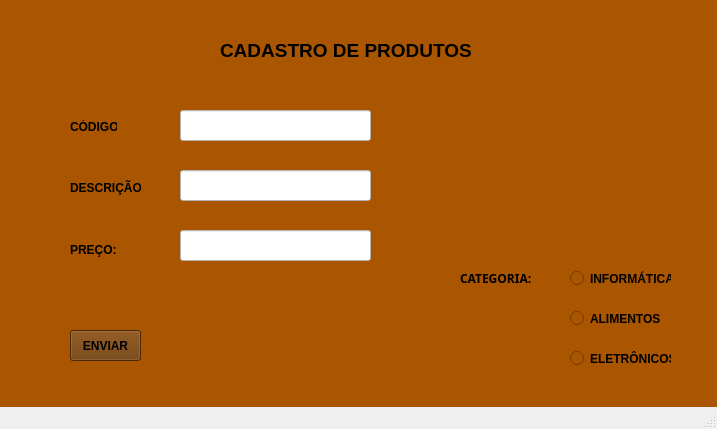
<?xml version="1.0" encoding="UTF-8"?>
<ui version="4.0">
 <class>MainWindow</class>
 <widget class="QMainWindow" name="MainWindow">
  <property name="geometry">
   <rect>
    <x>0</x>
    <y>0</y>
    <width>717</width>
    <height>429</height>
   </rect>
  </property>
  <property name="font">
   <font>
    <family>Times New Roman</family>
   </font>
  </property>
  <property name="windowTitle">
   <string>MainWindow</string>
  </property>
  <property name="autoFillBackground">
   <bool>false</bool>
  </property>
  <widget class="QWidget" name="centralwidget">
   <property name="autoFillBackground">
    <bool>false</bool>
   </property>
   <property name="styleSheet">
    <string notr="true">background-color: rgb(170, 85, 0);</string>
   </property>
   <widget class="QLabel" name="label_2">
    <property name="geometry">
     <rect>
      <x>70</x>
      <y>120</y>
      <width>47</width>
      <height>13</height>
     </rect>
    </property>
    <property name="font">
     <font>
      <family>MS Shell Dlg 2</family>
      <weight>75</weight>
      <bold>true</bold>
     </font>
    </property>
    <property name="text">
     <string>CÓDIGO:</string>
    </property>
   </widget>
   <widget class="QLabel" name="label_3">
    <property name="geometry">
     <rect>
      <x>70</x>
      <y>180</y>
      <width>71</width>
      <height>16</height>
     </rect>
    </property>
    <property name="font">
     <font>
      <family>MS Shell Dlg 2</family>
      <weight>75</weight>
      <bold>true</bold>
     </font>
    </property>
    <property name="text">
     <string>DESCRIÇÃO:</string>
    </property>
   </widget>
   <widget class="QLabel" name="label_4">
    <property name="geometry">
     <rect>
      <x>70</x>
      <y>240</y>
      <width>47</width>
      <height>20</height>
     </rect>
    </property>
    <property name="font">
     <font>
      <family>MS Shell Dlg 2</family>
      <weight>75</weight>
      <bold>true</bold>
     </font>
    </property>
    <property name="text">
     <string>PREÇO:</string>
    </property>
   </widget>
   <widget class="QLabel" name="label_5">
    <property name="geometry">
     <rect>
      <x>460</x>
      <y>270</y>
      <width>91</width>
      <height>16</height>
     </rect>
    </property>
    <property name="font">
     <font>
      <family>Arial Black</family>
      <pointsize>9</pointsize>
      <weight>75</weight>
      <bold>true</bold>
     </font>
    </property>
    <property name="text">
     <string>CATEGORIA:</string>
    </property>
   </widget>
   <widget class="QLabel" name="label">
    <property name="geometry">
     <rect>
      <x>220</x>
      <y>40</y>
      <width>271</width>
      <height>20</height>
     </rect>
    </property>
    <property name="font">
     <font>
      <family>Arial</family>
      <pointsize>14</pointsize>
      <weight>75</weight>
      <bold>true</bold>
     </font>
    </property>
    <property name="text">
     <string>CADASTRO DE PRODUTOS</string>
    </property>
   </widget>
   <widget class="QRadioButton" name="radioButton">
    <property name="geometry">
     <rect>
      <x>570</x>
      <y>270</y>
      <width>101</width>
      <height>17</height>
     </rect>
    </property>
    <property name="font">
     <font>
      <family>MS Shell Dlg 2</family>
      <weight>75</weight>
      <bold>true</bold>
     </font>
    </property>
    <property name="text">
     <string>INFORMÁTICA</string>
    </property>
   </widget>
   <widget class="QRadioButton" name="radioButton_2">
    <property name="geometry">
     <rect>
      <x>570</x>
      <y>310</y>
      <width>101</width>
      <height>17</height>
     </rect>
    </property>
    <property name="font">
     <font>
      <family>MS Shell Dlg 2</family>
      <weight>75</weight>
      <bold>true</bold>
     </font>
    </property>
    <property name="text">
     <string>ALIMENTOS</string>
    </property>
   </widget>
   <widget class="QRadioButton" name="radioButton_3">
    <property name="geometry">
     <rect>
      <x>570</x>
      <y>350</y>
      <width>101</width>
      <height>17</height>
     </rect>
    </property>
    <property name="font">
     <font>
      <family>MS Shell Dlg 2</family>
      <weight>75</weight>
      <bold>true</bold>
     </font>
    </property>
    <property name="text">
     <string>ELETRÔNICOS</string>
    </property>
   </widget>
   <widget class="QPushButton" name="pushButton">
    <property name="geometry">
     <rect>
      <x>70</x>
      <y>330</y>
      <width>71</width>
      <height>31</height>
     </rect>
    </property>
    <property name="font">
     <font>
      <family>MS Shell Dlg 2</family>
      <weight>75</weight>
      <bold>true</bold>
     </font>
    </property>
    <property name="styleSheet">
     <string notr="true">background-color: rgb(106, 53, 0);</string>
    </property>
    <property name="text">
     <string>ENVIAR</string>
    </property>
   </widget>
   <widget class="QLineEdit" name="lineEdit">
    <property name="geometry">
     <rect>
      <x>180</x>
      <y>110</y>
      <width>191</width>
      <height>31</height>
     </rect>
    </property>
    <property name="styleSheet">
     <string notr="true">background-color: rgb(255, 255, 255);</string>
    </property>
   </widget>
   <widget class="QLineEdit" name="lineEdit_2">
    <property name="geometry">
     <rect>
      <x>180</x>
      <y>170</y>
      <width>191</width>
      <height>31</height>
     </rect>
    </property>
    <property name="styleSheet">
     <string notr="true">
background-color: rgb(255, 255, 255);</string>
    </property>
   </widget>
   <widget class="QLineEdit" name="lineEdit_4">
    <property name="geometry">
     <rect>
      <x>180</x>
      <y>230</y>
      <width>191</width>
      <height>31</height>
     </rect>
    </property>
    <property name="styleSheet">
     <string notr="true">
background-color: rgb(255, 255, 255);</string>
    </property>
   </widget>
  </widget>
  <widget class="QMenuBar" name="menubar">
   <property name="geometry">
    <rect>
     <x>0</x>
     <y>0</y>
     <width>717</width>
     <height>21</height>
    </rect>
   </property>
  </widget>
  <widget class="QStatusBar" name="statusbar"/>
 </widget>
 <resources/>
 <connections/>
</ui>
